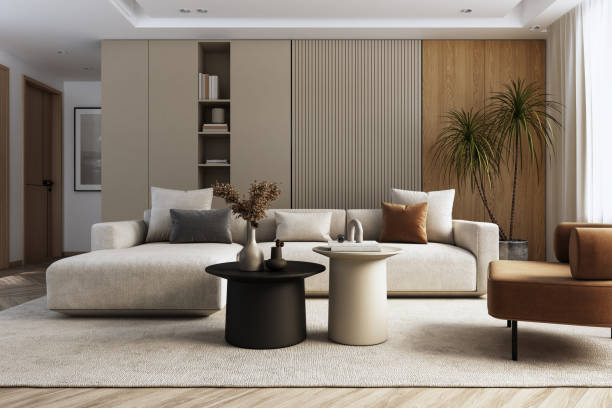
#> input picture Laboratorium 4/modern.jpg, 612 x 408 px
$ python Zadanie4_2.py
#> lines starting #> are read from the running program, lines starting #| are printed output that depends on the picture
import cv2
import numpy as np
from matplotlib import pyplot as plt

# Wczytanie obrazu i konwersja do RGB (dla matplotliba)
image = cv2.imread('modern.jpg')
#> image is the input picture: shape (408, 612, 3); mean B, G, R 118.6, 130.2, 141.4
image_color = cv2.cvtColor(image, cv2.COLOR_BGR2RGB)

# Konfiguracja: liczba poziomow kolorow
tones = 8  # np. 2 (cz-b), 4, 8, 16

# Przygotowanie danych wyjsciowych
output = np.copy(image_color).astype(int)
reduced = np.copy(image_color).astype(int)

# Funkcja kwantyzacji do palety
def find_closest_palette_color(pix, k=2):
    return round((k - 1) * pix / 255) * 255 / (k - 1)

# Redukcja kolorow (bez ditheringu) — przetwarzamy caly obraz
for y in range(reduced.shape[0]):
    for x in range(reduced.shape[1]):
        for i in range(3):  # R, G, B
            reduced[y, x, i] = find_closest_palette_color(reduced[y, x, i], tones)

# Dithering (Floyd–Steinberg)
for y in range(output.shape[0] - 1):
    for x in range(1, output.shape[1] - 1):
        oldpixel = output[y, x].copy()
        newpixel = np.array([
            find_closest_palette_color(oldpixel[0], tones),
            find_closest_palette_color(oldpixel[1], tones),
            find_closest_palette_color(oldpixel[2], tones)
        ])
        output[y, x] = newpixel
        quant_error = oldpixel - newpixel
        for i in range(3):
            output[y, x + 1, i] += quant_error[i] * 7 / 16
            output[y + 1, x - 1, i] += quant_error[i] * 3 / 16
            output[y + 1, x, i] += quant_error[i] * 5 / 16
            output[y + 1, x + 1, i] += quant_error[i] * 1 / 16

# Przyciecie wartosci i konwersja do uint8
output = np.clip(output, 0, 255).astype(np.uint8)
reduced = np.clip(reduced, 0, 255).astype(np.uint8)

# Wyswietlenie obrazow
fig, ax = plt.subplots(1, 2, figsize=(16, 8))
ax[0].imshow(reduced, interpolation='nearest')
ax[0].set_title(f'Redukcja kolorów ({tones} tonow)')
ax[0].axis('off')

ax[1].imshow(output, interpolation='nearest')
ax[1].set_title(f'Dithering Floyda–Steinberga ({tones} tonow)')
ax[1].axis('off')

plt.tight_layout()
plt.show()
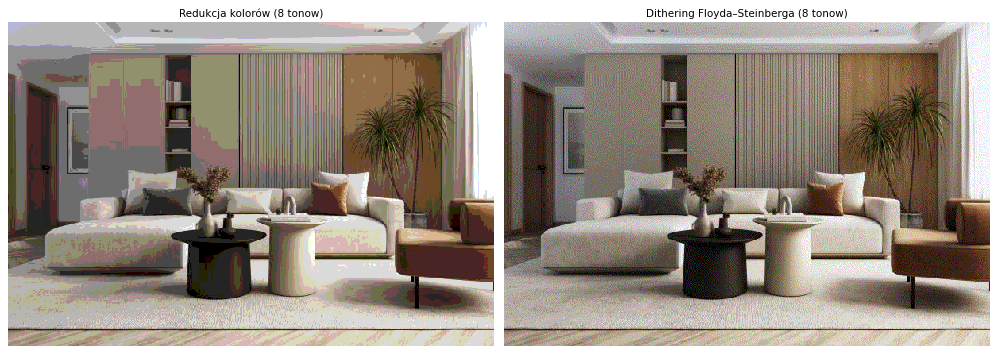
#> figure drawn by matplotlib, 2 panels

# Histogram RGB
colors = ('r', 'g', 'b')
fig, ax = plt.subplots(1, 2, figsize=(14, 5))

for i, col in enumerate(colors):
    hist_reduced = cv2.calcHist([reduced], [i], None, [256], [0, 256])
    hist_dithered = cv2.calcHist([output], [i], None, [256], [0, 256])

    ax[0].plot(hist_reduced, color=col)
    ax[1].plot(hist_dithered, color=col)

ax[0].set_title('Histogram RGB – obraz po redukcji')
ax[0].set_xlabel('Wartosc koloru [0-255]')
ax[0].set_ylabel('Liczba pikseli')

ax[1].set_title('Histogram RGB – po ditheringu')
ax[1].set_xlabel('Wartosc koloru [0-255]')
ax[1].set_ylabel('Liczba pikseli')

plt.tight_layout()
plt.show()
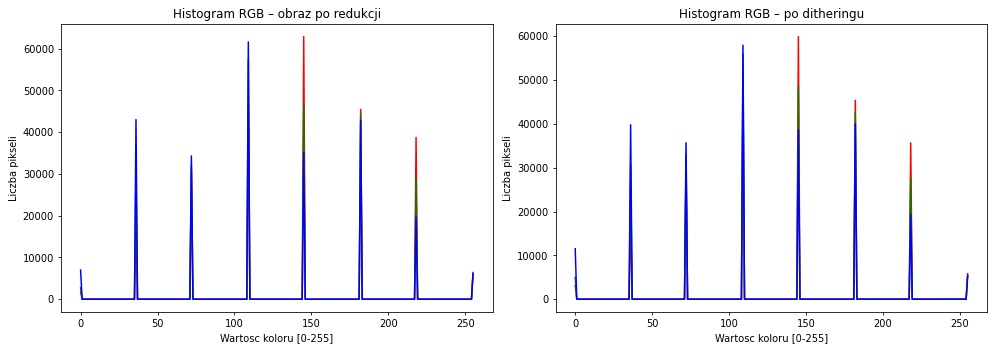
#> figure drawn by matplotlib, 2 panels; panel 1: curve peaks at x = 145, y = 62863; panel 1: curve peaks at x = 109, y = 57442; panel 1: curve peaks at x = 109, y = 61605; panel 2: curve peaks at x = 145, y = 59876
